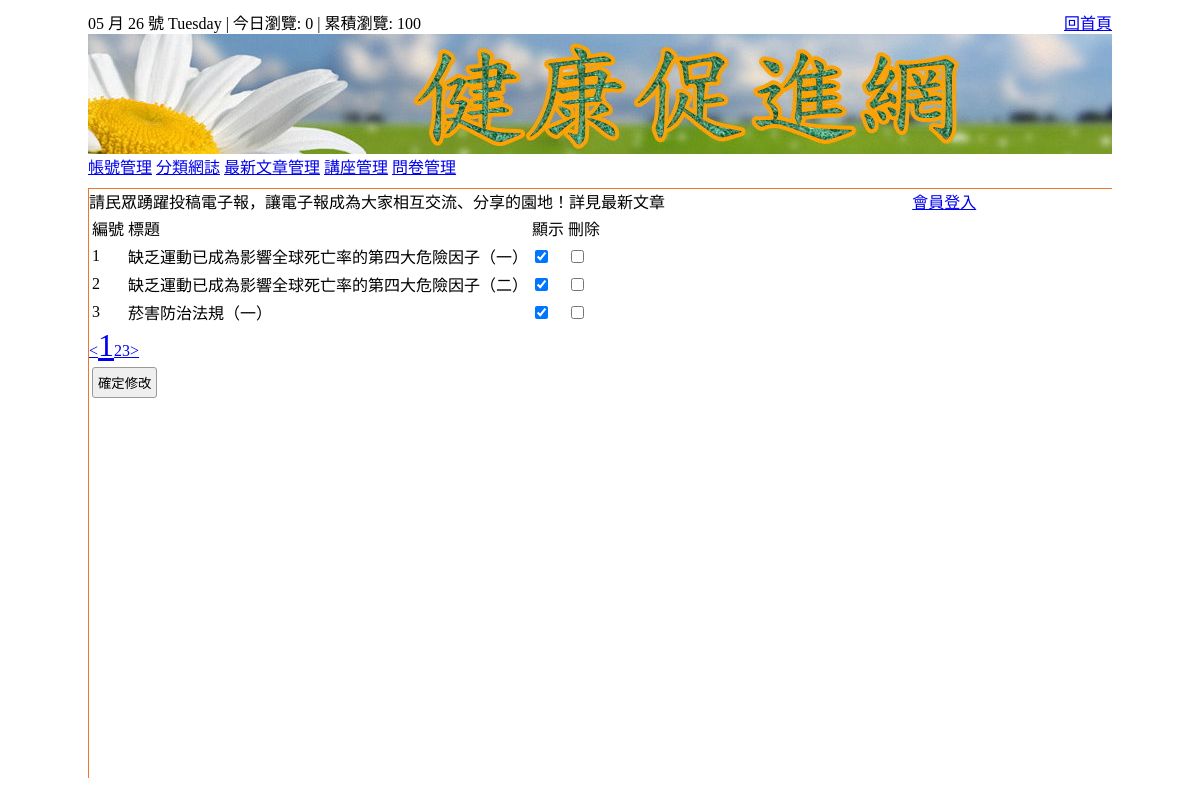
The page /web02/index.php?do=apop (signed in) on the database its author committed.
### tables this page shows
CREATE TABLE `q2t7_blog` (
  `id` int(10) UNSIGNED NOT NULL,
  `cls` int(11) NOT NULL,
  `title` text NOT NULL,
  `text` text NOT NULL,
  `num` int(11) NOT NULL,
  `dpy` int(11) NOT NULL
);

### web02/apop.php (the view, shortened to what this page needs)
<form action="api.php?do=newsmdy" method="post">
  <table>
    <tr>
      <td>編號</td>
      <td valign=top>標題</td>
      <td valign=top>顯示</td>
      <td valign=top>刪除</td>
      <td></td>
    </tr>
    <?php
    $nw = (empty($_GET['page'])) ? 1 : $_GET['page'];
    $begin = ($nw - 1) * 3;
    $re = select("q2t7_blog", "1 limit " . $begin . ",3");
    foreach ($re as $ro) {
    ?>
      <tr>
        <td><?= $ro['id'] ?></td>
        <td><?= $ro['title'] ?></td>
        <td>
          <input type="checkbox" name="dpy[<?= $ro['id'] ?>]" value="1" <?= ($ro['dpy']) ? "checked" : "" ?>>
        </td>
        <td><input type="checkbox" name="del[]" value="<?= $ro['id'] ?>"></td>
      </tr>
    <?php
    }
    ?>
  </table>
  <?php
  $re = navpage("q2t7_blog", 1, 3, $nw);
  foreach ($re as $key => $value) {
    if ($nw == $key) echo '<a style="font-size:2em" href="?do=apop&page=' . $value . '">' . $key . '</a>';
    else echo '<a href="?do=apop&page=' . $value . '">' . $key . '</a>';
  }
  ?>
  <br><input type="submit" value="確定修改">
</form>

### web01/home_files/css.css (style rules this page uses)
body { padding:0px; margin:0px; }
input,button { border:#999 1px solid; border-radius:3px; background:#EFEFEF; padding:5px; margin:3px; }

### rows shown on the page
q2t7_blog: id "1", title "缺乏運動已成為影響全球死亡率的第四大危險因子（一）", dpy "☑"
q2t7_blog: id "2", title "缺乏運動已成為影響全球死亡率的第四大危險因子（二）", dpy "☑"
q2t7_blog: id "3", title "菸害防治法規（一）", dpy "☑"

### other values the page prints
$t3_visit "0"
$t3_total "100"
$key "<"
$key "1"
$key "2"
$key "3"
$key ">"
